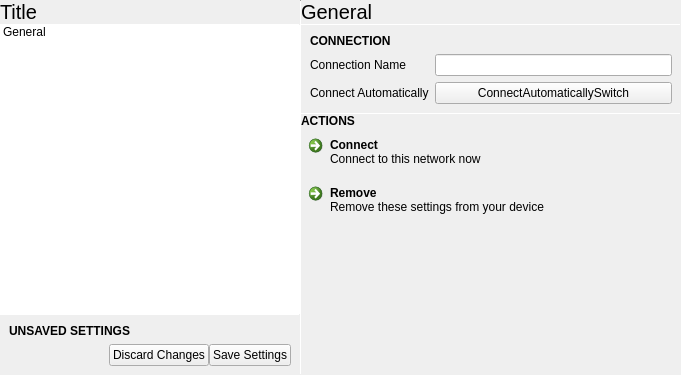
<?xml version="1.0" encoding="UTF-8"?>
<ui version="4.0">
 <class>ConnectionEditor</class>
 <widget class="QWidget" name="ConnectionEditor">
  <property name="geometry">
   <rect>
    <x>0</x>
    <y>0</y>
    <width>681</width>
    <height>375</height>
   </rect>
  </property>
  <property name="windowTitle">
   <string notr="true">Form</string>
  </property>
  <layout class="QHBoxLayout" name="horizontalLayout">
   <property name="spacing">
    <number>0</number>
   </property>
   <property name="leftMargin">
    <number>0</number>
   </property>
   <property name="topMargin">
    <number>0</number>
   </property>
   <property name="rightMargin">
    <number>0</number>
   </property>
   <property name="bottomMargin">
    <number>0</number>
   </property>
   <item>
    <widget class="QWidget" name="widget" native="true">
     <property name="maximumSize">
      <size>
       <width>300</width>
       <height>16777215</height>
      </size>
     </property>
     <layout class="QVBoxLayout" name="verticalLayout">
      <property name="spacing">
       <number>0</number>
      </property>
      <property name="leftMargin">
       <number>0</number>
      </property>
      <property name="topMargin">
       <number>0</number>
      </property>
      <property name="rightMargin">
       <number>0</number>
      </property>
      <property name="bottomMargin">
       <number>0</number>
      </property>
      <item>
       <widget class="QLabel" name="titleLabel">
        <property name="font">
         <font>
          <pointsize>15</pointsize>
         </font>
        </property>
        <property name="text">
         <string notr="true">Title</string>
        </property>
        <property name="margin">
         <number>9</number>
        </property>
       </widget>
      </item>
      <item>
       <widget class="Line" name="line_2">
        <property name="maximumSize">
         <size>
          <width>16777215</width>
          <height>1</height>
         </size>
        </property>
        <property name="orientation">
         <enum>Qt::Horizontal</enum>
        </property>
       </widget>
      </item>
      <item>
       <widget class="QListWidget" name="settingsList">
        <property name="frameShape">
         <enum>QFrame::NoFrame</enum>
        </property>
        <item>
         <property name="text">
          <string>General</string>
         </property>
        </item>
       </widget>
      </item>
      <item>
       <widget class="QWidget" name="unsavedSettingsWidget" native="true">
        <layout class="QVBoxLayout" name="verticalLayout_4">
         <property name="spacing">
          <number>0</number>
         </property>
         <property name="leftMargin">
          <number>0</number>
         </property>
         <property name="topMargin">
          <number>0</number>
         </property>
         <property name="rightMargin">
          <number>0</number>
         </property>
         <property name="bottomMargin">
          <number>0</number>
         </property>
         <item>
          <widget class="Line" name="line_5">
           <property name="maximumSize">
            <size>
             <width>16777215</width>
             <height>1</height>
            </size>
           </property>
           <property name="orientation">
            <enum>Qt::Horizontal</enum>
           </property>
          </widget>
         </item>
         <item>
          <layout class="QVBoxLayout" name="verticalLayout_5">
           <property name="spacing">
            <number>6</number>
           </property>
           <property name="leftMargin">
            <number>9</number>
           </property>
           <property name="topMargin">
            <number>9</number>
           </property>
           <property name="rightMargin">
            <number>9</number>
           </property>
           <property name="bottomMargin">
            <number>9</number>
           </property>
           <item>
            <widget class="QLabel" name="label_5">
             <property name="font">
              <font>
               <weight>75</weight>
               <bold>true</bold>
              </font>
             </property>
             <property name="text">
              <string>UNSAVED SETTINGS</string>
             </property>
            </widget>
           </item>
           <item>
            <layout class="QHBoxLayout" name="horizontalLayout_2">
             <property name="spacing">
              <number>0</number>
             </property>
             <item>
              <spacer name="horizontalSpacer">
               <property name="orientation">
                <enum>Qt::Horizontal</enum>
               </property>
               <property name="sizeHint" stdset="0">
                <size>
                 <width>40</width>
                 <height>20</height>
                </size>
               </property>
              </spacer>
             </item>
             <item>
              <widget class="QPushButton" name="discardSettingsButton">
               <property name="text">
                <string>Discard Changes</string>
               </property>
               <property name="icon">
                <iconset theme="edit-delete"/>
               </property>
              </widget>
             </item>
             <item>
              <widget class="QPushButton" name="saveSettingsButton">
               <property name="text">
                <string>Save Settings</string>
               </property>
               <property name="icon">
                <iconset theme="document-save"/>
               </property>
              </widget>
             </item>
            </layout>
           </item>
          </layout>
         </item>
        </layout>
       </widget>
      </item>
     </layout>
    </widget>
   </item>
   <item>
    <widget class="Line" name="line">
     <property name="maximumSize">
      <size>
       <width>1</width>
       <height>16777215</height>
      </size>
     </property>
     <property name="orientation">
      <enum>Qt::Vertical</enum>
     </property>
    </widget>
   </item>
   <item>
    <widget class="tStackedWidget" name="stackedWidget">
     <widget class="QWidget" name="page">
      <layout class="QVBoxLayout" name="verticalLayout_3">
       <property name="spacing">
        <number>0</number>
       </property>
       <property name="leftMargin">
        <number>0</number>
       </property>
       <property name="topMargin">
        <number>0</number>
       </property>
       <property name="rightMargin">
        <number>0</number>
       </property>
       <property name="bottomMargin">
        <number>0</number>
       </property>
       <item>
        <widget class="QLabel" name="label">
         <property name="font">
          <font>
           <pointsize>15</pointsize>
          </font>
         </property>
         <property name="text">
          <string>General</string>
         </property>
         <property name="margin">
          <number>9</number>
         </property>
        </widget>
       </item>
       <item>
        <widget class="Line" name="line_3">
         <property name="maximumSize">
          <size>
           <width>16777215</width>
           <height>1</height>
          </size>
         </property>
         <property name="orientation">
          <enum>Qt::Horizontal</enum>
         </property>
        </widget>
       </item>
       <item>
        <layout class="QGridLayout" name="gridLayout">
         <property name="leftMargin">
          <number>9</number>
         </property>
         <property name="topMargin">
          <number>9</number>
         </property>
         <property name="rightMargin">
          <number>9</number>
         </property>
         <property name="bottomMargin">
          <number>9</number>
         </property>
         <property name="spacing">
          <number>6</number>
         </property>
         <item row="0" column="0" colspan="2">
          <widget class="QLabel" name="label_2">
           <property name="font">
            <font>
             <weight>75</weight>
             <bold>true</bold>
            </font>
           </property>
           <property name="text">
            <string>CONNECTION</string>
           </property>
          </widget>
         </item>
         <item row="1" column="1">
          <widget class="QLineEdit" name="connectionNameLineEdit"/>
         </item>
         <item row="1" column="0">
          <widget class="QLabel" name="label_4">
           <property name="text">
            <string>Connection Name</string>
           </property>
          </widget>
         </item>
         <item row="2" column="0">
          <widget class="QLabel" name="label_6">
           <property name="text">
            <string>Connect Automatically</string>
           </property>
          </widget>
         </item>
         <item row="2" column="1">
          <widget class="tSwitch" name="connectAutomaticallySwitch">
           <property name="text">
            <string notr="true">ConnectAutomaticallySwitch</string>
           </property>
          </widget>
         </item>
        </layout>
       </item>
       <item>
        <widget class="Line" name="line_4">
         <property name="maximumSize">
          <size>
           <width>16777215</width>
           <height>1</height>
          </size>
         </property>
         <property name="orientation">
          <enum>Qt::Horizontal</enum>
         </property>
        </widget>
       </item>
       <item>
        <layout class="QVBoxLayout" name="verticalLayout_2">
         <property name="spacing">
          <number>0</number>
         </property>
         <item>
          <widget class="QLabel" name="label_3">
           <property name="font">
            <font>
             <weight>75</weight>
             <bold>true</bold>
            </font>
           </property>
           <property name="text">
            <string>ACTIONS</string>
           </property>
           <property name="margin">
            <number>9</number>
           </property>
          </widget>
         </item>
         <item>
          <widget class="QCommandLinkButton" name="connectButton">
           <property name="text">
            <string>Connect</string>
           </property>
           <property name="description">
            <string>Connect to this network now</string>
           </property>
          </widget>
         </item>
         <item>
          <widget class="QCommandLinkButton" name="removeButton">
           <property name="text">
            <string>Remove</string>
           </property>
           <property name="description">
            <string>Remove these settings from your device</string>
           </property>
          </widget>
         </item>
        </layout>
       </item>
       <item>
        <spacer name="verticalSpacer">
         <property name="orientation">
          <enum>Qt::Vertical</enum>
         </property>
         <property name="sizeHint" stdset="0">
          <size>
           <width>20</width>
           <height>40</height>
          </size>
         </property>
        </spacer>
       </item>
      </layout>
     </widget>
    </widget>
   </item>
  </layout>
 </widget>
 <customwidgets>
  <customwidget>
   <class>tStackedWidget</class>
   <extends>QStackedWidget</extends>
   <header location="global">tstackedwidget.h</header>
   <container>1</container>
  </customwidget>
  <customwidget>
   <class>tSwitch</class>
   <extends>QPushButton</extends>
   <header location="global">tswitch.h</header>
  </customwidget>
 </customwidgets>
 <resources/>
 <connections/>
</ui>
